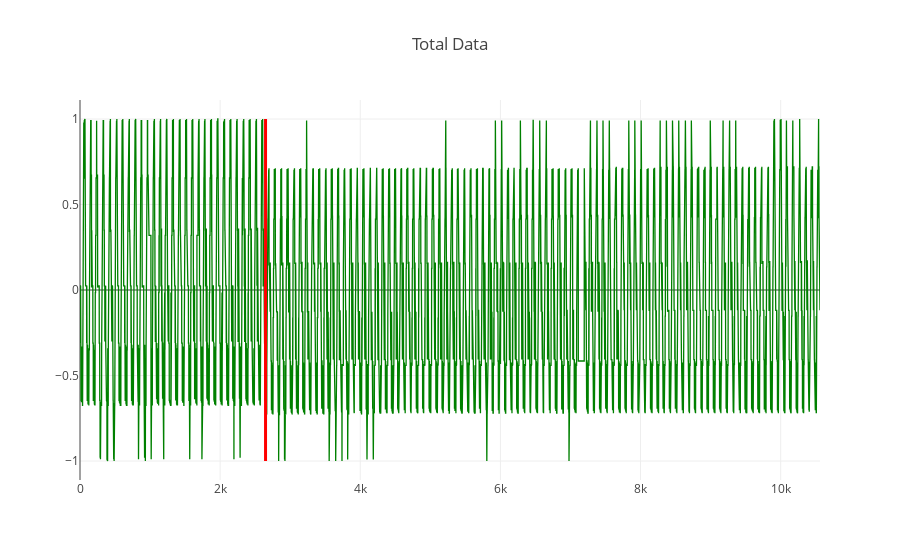
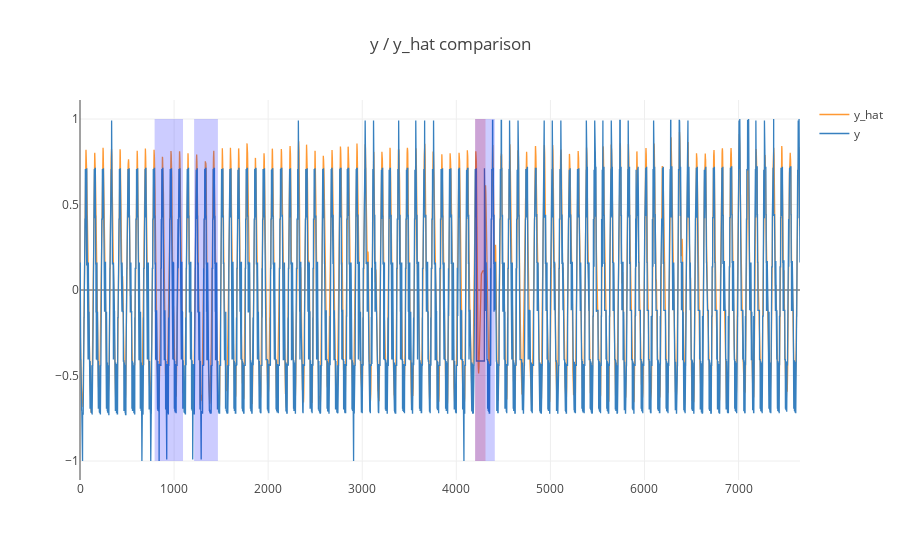
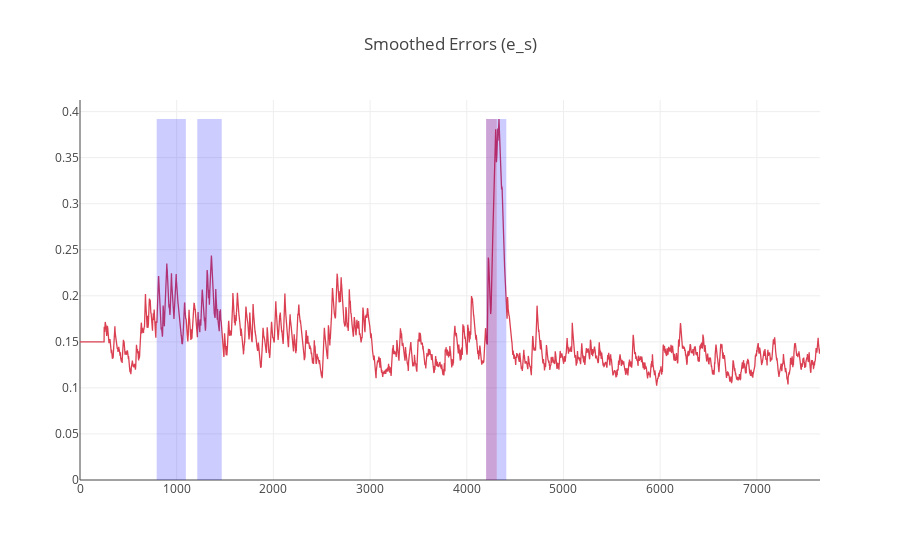

Notebook source saved alongside these figures, in order:
### Markdown cell above
## Interactive inline Plotly charts for viewing `y_test`, `y_hat`, and `smoothed errors (e_s)`
- **Blue** highlighted regions indicate anomalous sequences detected by the system
- If available, **Red** highlighted regions indicate true anomalous regions
- Can also optionally plot training data by setting `plot_train=True`

### Code cell
for i in range(len(run_ids)):
    channel='A-2'
    print(run_ids[i])
    plotter = Plotter(run_ids[i])
    #plotter.channel_result_summary(channel)
    plotter.plot_channel(channel, plot_errors=True, plot_both=True)
    print()

### Figure 1 — Plotly figure (JSON) as saved in the notebook; plotly's stock layout.template omitted (floating-point values rounded to 4 significant figures; data arrays with more than 128 entries replaced by an {"elided": "..."} marker saying what was removed)
{"data": [{"line": {"color": "rgba(0, 128, 0, 1.0)", "dash": "solid", "shape": "linear", "width": 1.3}, "mode": "lines", "name": "total", "text": "", "type": "scatter", "x": {"elided": "10562 int values"}, "y": {"elided": "10562 float values"}}], "layout": {"shapes": [{"line": {"color": "Red", "width": 3}, "type": "line", "x0": 2648, "x1": 2648, "y0": -1, "y1": 1}], "title": "Total Data"}}

### Figure 2 — Plotly figure (JSON) as saved in the notebook; plotly's stock layout.template omitted (floating-point values rounded to 4 significant figures; data arrays with more than 128 entries replaced by an {"elided": "..."} marker saying what was removed)
{"data": [{"line": {"color": "rgba(255, 153, 51, 1.0)", "dash": "solid", "shape": "linear", "width": 1.3}, "mode": "lines", "name": "y_hat", "text": "", "type": "scatter", "x": {"elided": "7654 int values"}, "y": {"elided": "7654 float values"}}, {"line": {"color": "rgba(55, 128, 191, 1.0)", "dash": "solid", "shape": "linear", "width": 1.3}, "mode": "lines", "name": "y", "text": "", "type": "scatter", "x": {"elided": "7654 int values"}, "y": {"elided": "7654 float values"}}], "layout": {"shapes": [{"fillcolor": "red", "line": {"width": 0}, "opacity": 0.2, "type": "rect", "x0": 4200, "x1": 4310, "y0": -1, "y1": 1}, {"fillcolor": "blue", "line": {"width": 0}, "opacity": 0.2, "type": "rect", "x0": 4200, "x1": 4409, "y0": -1, "y1": 1}, {"fillcolor": "blue", "line": {"width": 0}, "opacity": 0.2, "type": "rect", "x0": 793, "x1": 1095, "y0": -1, "y1": 1}, {"fillcolor": "blue", "line": {"width": 0}, "opacity": 0.2, "type": "rect", "x0": 1213, "x1": 1466, "y0": -1, "y1": 1}], "title": "y / y_hat comparison"}}

### Figure 3 — Plotly figure (JSON) as saved in the notebook; plotly's stock layout.template omitted (floating-point values rounded to 4 significant figures; data arrays with more than 128 entries replaced by an {"elided": "..."} marker saying what was removed)
{"data": [{"line": {"color": "rgba(219, 64, 82, 1.0)", "dash": "solid", "shape": "linear", "width": 1.3}, "mode": "lines", "name": "e_s", "text": "", "type": "scatter", "x": {"elided": "7654 int values"}, "y": {"elided": "7654 float values"}}], "layout": {"shapes": [{"fillcolor": "red", "line": {"width": 0}, "opacity": 0.2, "type": "rect", "x0": 4200, "x1": 4310, "y0": 0, "y1": 0.3919}, {"fillcolor": "blue", "line": {"width": 0}, "opacity": 0.2, "type": "rect", "x0": 4200, "x1": 4409, "y0": 0, "y1": 0.3919}, {"fillcolor": "blue", "line": {"width": 0}, "opacity": 0.2, "type": "rect", "x0": 793, "x1": 1095, "y0": 0, "y1": 0.3919}, {"fillcolor": "blue", "line": {"width": 0}, "opacity": 0.2, "type": "rect", "x0": 1213, "x1": 1466, "y0": 0, "y1": 0.3919}], "title": "Smoothed Errors (e_s)"}}
